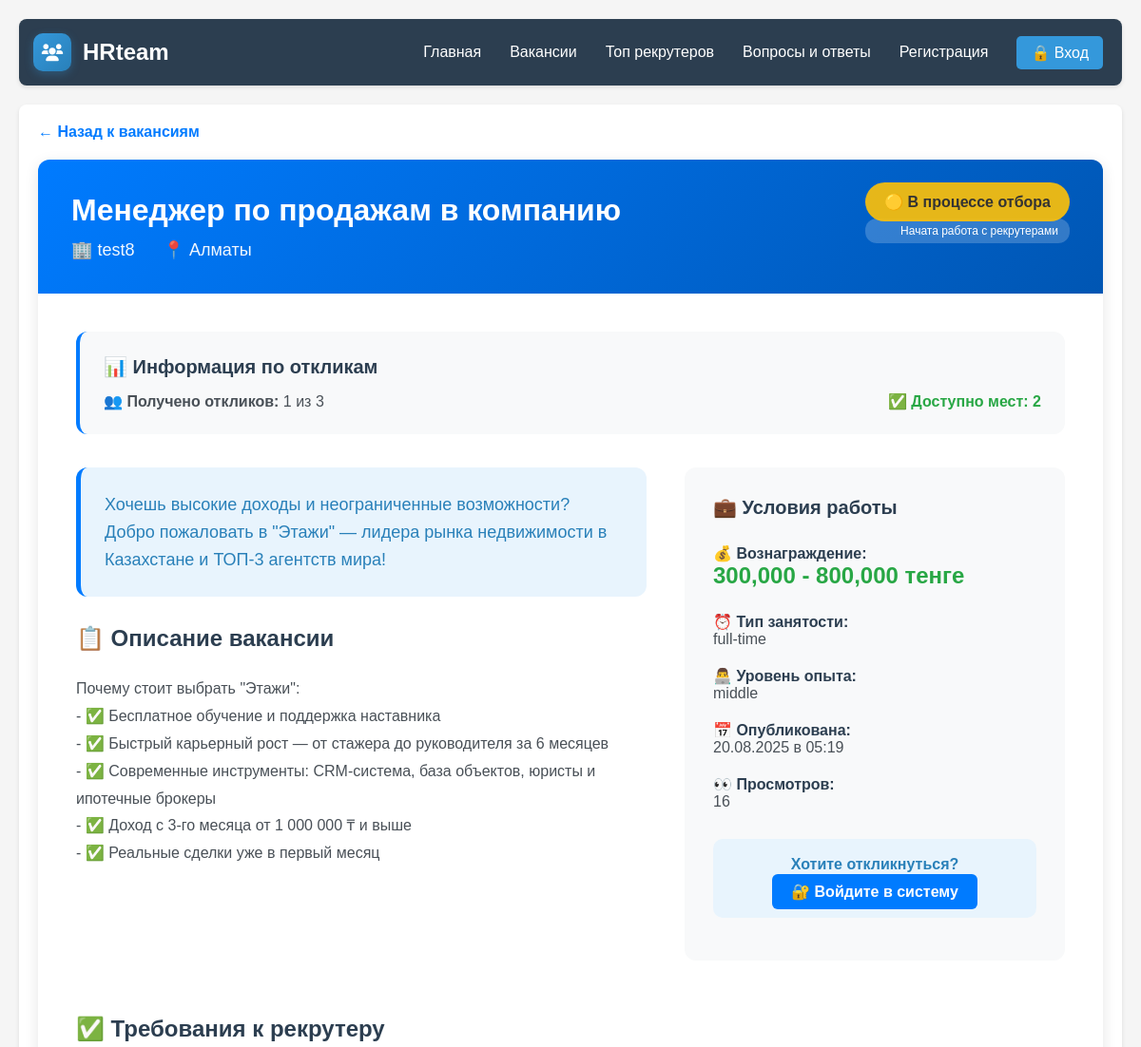
Before: /jobs/28d051af-7e58-4a4f-b785-2086a8b1a1ce (upper part) with the older database file.
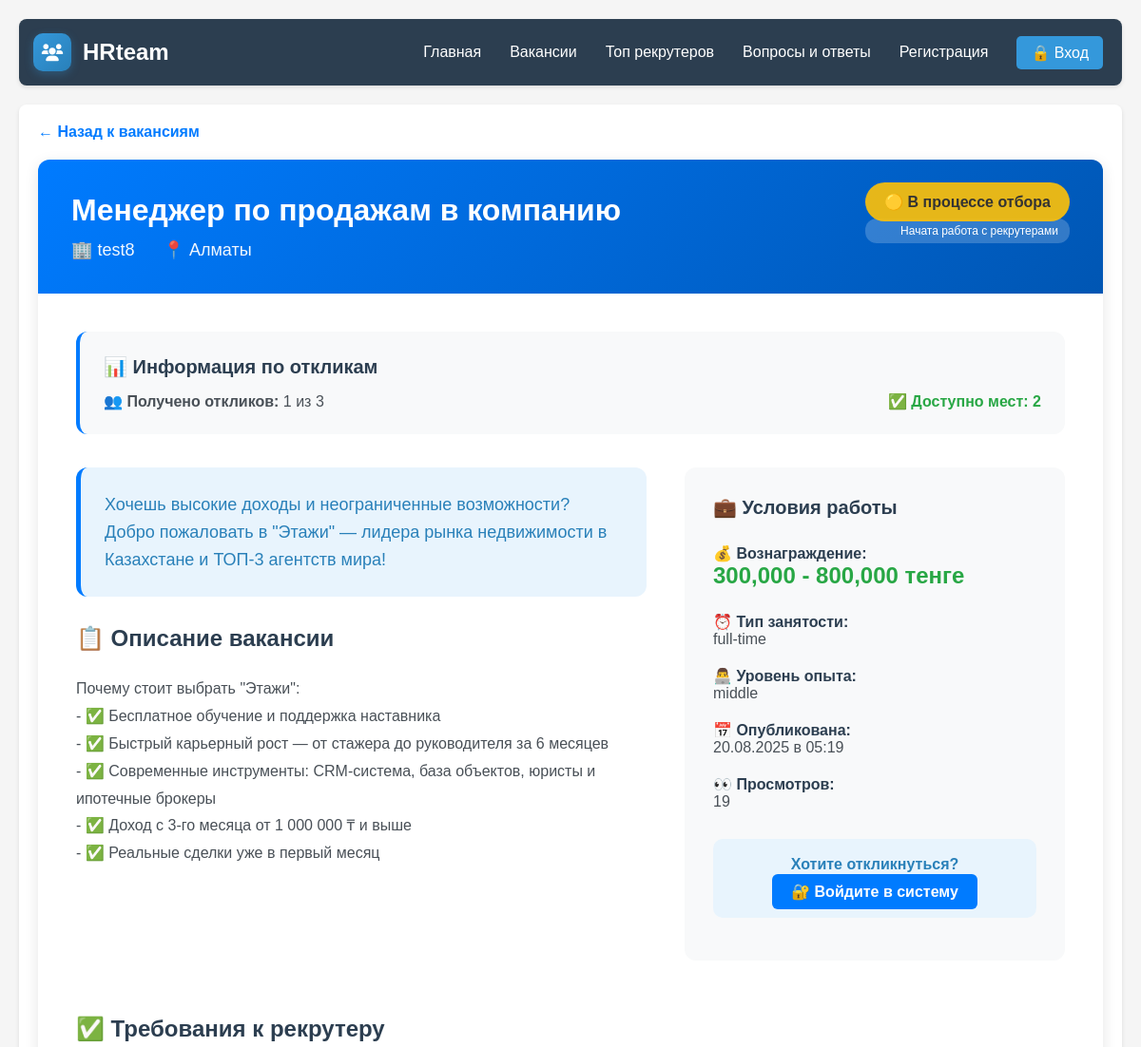
After: the same page with the newer database file.
### models.py (models this page shows)
class Job(Base):
    __tablename__ = "jobs"
    id = Column(String, primary_key=True, default=lambda: str(uuid.uuid4()))
    employer_id = Column(String, ForeignKey("users.id"))
    moderator_id = Column(String, ForeignKey("users.id"), nullable=True)
    title = Column(String, nullable=False)
    slug = Column(String, unique=True)  # для SEO-дружественных URL
    description = Column(Text, nullable=False)
    short_description = Column(String)
    requirements = Column(Text)
    benefits = Column(Text)
    responsibilities = Column(Text)
    location = Column(String)
    remote_work = Column(Boolean, default=False)
    employment_type = Column(String, default="full-time")  # full-time, part-time, contract, freelance
    experience_level = Column(String)  # junior, middle, senior, lead
    salary_min = Column(Integer)
    salary_max = Column(Integer)
    salary_currency = Column(String, default="тенге")
    salary_type = Column(String, default="monthly")  # monthly, hourly, project
    salary_negotiable = Column(Boolean, default=False)
    category = Column(String)  # IT, Marketing, Sales, etc.
    tags = Column(Text)  # JSON список тегов
    urgency = Column(String, default="normal")  # urgent, normal, low
    deadline = Column(DateTime)
    max_applications = Column(Integer, default=3)
    auto_reject_after_days = Column(Integer, default=30)
    featured = Column(Boolean, default=False)
    premium = Column(Boolean, default=False)
    status = Column(Enum(JobStatus), default=JobStatus.DRAFT)
    status_reason = Column(String)
    rejection_reason = Column(String)
    moderated_at = Column(DateTime)
    moderation_comment = Column(Text)
    views_count = Column(Integer, default=0)
    applications_count = Column(Integer, default=0)
    clicks_count = Column(Integer, default=0)
    avg_time_to_fill = Column(Integer)
    winner_application_id = Column(String)
    meta_title = Column(String)
    meta_description = Column(String)
    meta_keywords = Column(String)
    published_at = Column(DateTime)
    expires_at = Column(DateTime)
    filled_at = Column(DateTime)
    created_at = Column(DateTime, default=datetime.utcnow)
    updated_at = Column(DateTime, default=datetime.utcnow, onupdate=datetime.utcnow)
    deleted_at = Column(DateTime)
    employer = relationship("User", back_populates="jobs", foreign_keys=[employer_id])
    moderator = relationship("User", foreign_keys=[moderator_id])
    applications = relationship("Application", back_populates="job")
    payment = relationship("Payment", back_populates="job", uselist=False)

class User(Base):
    __tablename__ = "users"
    id = Column(String, primary_key=True, default=lambda: str(uuid.uuid4()))
    email = Column(String, unique=True, index=True, nullable=False)
    name = Column(String, nullable=False)
    hashed_password = Column(String, nullable=False)
    user_type = Column(Enum(UserType), nullable=False)
    first_name = Column(String)
    last_name = Column(String)
    phone = Column(String)
    location = Column(String)
    bio = Column(Text)
    avatar_url = Column(String)
    experience = Column(Text)
    specialization = Column(String)
    portfolio_url = Column(String)
    resume_url = Column(String)
    skills = Column(Text)  # JSON список навыков
    certifications = Column(Text)
    languages = Column(String)  # JSON список языков
    hourly_rate = Column(Float)
    availability = Column(String)  # full-time, part-time, freelance
    company = Column(String)
    company_size = Column(String)
    industry = Column(String)
    website = Column(String)
    company_description = Column(Text)
    tax_id = Column(String)
    is_verified = Column(Boolean, default=False)
    is_active = Column(Boolean, default=True)
    email_verified = Column(Boolean, default=False)
    phone_verified = Column(Boolean, default=False)
    verification_token = Column(String)
    reset_password_token = Column(String)
    reset_password_expires = Column(DateTime)
    last_login = Column(DateTime)
    last_activity = Column(DateTime)
    login_count = Column(Integer, default=0)
    profile_completion = Column(Integer, default=0)  # процент заполненности профиля
    email_notifications = Column(Boolean, default=True)
    sms_notifications = Column(Boolean, default=False)
    push_notifications = Column(Boolean, default=True)
    newsletter_subscription = Column(Boolean, default=True)
    created_at = Column(DateTime, default=datetime.utcnow)
    updated_at = Column(DateTime, default=datetime.utcnow, onupdate=datetime.utcnow)
    deleted_at = Column(DateTime)  # soft delete
    jobs = relationship("Job", back_populates="employer", foreign_keys="Job.employer_id")
    recruiter_applications = relationship("Application", back_populates="recruiter")
    sent_messages = relationship("Message", back_populates="sender", foreign_keys="Message.sender_id")
    received_messages = relationship("Message", back_populates="receiver", foreign_keys="Message.receiver_id")
    recruiter_ratings = relationship("RecruiterRating", back_populates="recruiter", foreign_keys="RecruiterRating.recruiter_id")
    employer_ratings = relationship("RecruiterRating", back_populates="employer", foreign_keys="RecruiterRating.employer_id")
    notifications = relationship("Notification", back_populates="user", foreign_keys="Notification.user_id")
    payments = relationship("Payment", back_populates="employer")

### main.py (the view)
@app.get("/jobs/{job_id}", response_class=HTMLResponse)
def job_detail(
    job_id: str,
    request: Request,
    db: Session = Depends(get_db),
    current_user: Optional[User] = Depends(get_current_user)
):
    unread_count = 0
    if current_user:
        unread_count = get_unread_notifications_count(db, current_user.id)
    job = db.query(Job).filter(Job.id == job_id).first()
    if not job:
        return RedirectResponse("/jobs", status_code=status.HTTP_404_NOT_FOUND)
    if job.status in [JobStatus.DRAFT, JobStatus.PENDING, JobStatus.REJECTED]:
        if not current_user or (current_user.user_type != UserType.ADMIN and current_user.id != job.employer_id):
            return RedirectResponse("/jobs", status_code=status.HTTP_404_NOT_FOUND)
    applications_count = db.query(Application).filter(Application.job_id == job_id).count()
    applications_left = max(0, job.max_applications - applications_count)
    user_applied = False
    if current_user and current_user.user_type == UserType.RECRUITER:
        user_applied = db.query(Application).filter(
            Application.job_id == job_id,
            Application.recruiter_id == current_user.id
        ).first() is not None
    can_apply = applications_left > 0 and job.status == JobStatus.OPEN and not user_applied
    return templates.TemplateResponse("job_detail.html", {
        "request": request,
        "job": job,
        "current_user": current_user,
        "unread_count": unread_count,
        "applications_count": applications_count,
        "applications_left": applications_left,
        "user_applied": user_applied,
        "can_apply": can_apply
    })

### templates/job_detail.html (shortened to what this page needs)
{% extends "base.html" %}
{% block content %}
<div style="max-width: 1200px; margin: 0 auto;">
  <div style="margin-bottom: 20px;">
    <a href="/jobs" style="color: #007bff; text-decoration: none; font-weight: 600;">← Назад к вакансиям</a>
  </div>
  <div style="background: white; border-radius: 12px; box-shadow: 0 4px 15px rgba(0,0,0,0.1); overflow: hidden;">
    <div style="background: linear-gradient(135deg, #007bff, #0056b3); color: white; padding: 35px;">
      <div style="display: flex; justify-content: space-between; align-items: start;">
        <div>
          <h1 style="margin: 0 0 12px 0; font-size: 32px; font-weight: 700;">{{ job.title }}</h1>
          <div style="font-size: 18px; opacity: 0.95;">
            <span>🏢 {{ job.employer.name }}</span>
            {% if job.location %}
              <span style="margin-left: 25px;">📍 {{ job.location }}</span>
            {% endif %}
          </div>
        </div>
        <div style="text-align: right;">
          {% if job.status.value == 'open' %}
            <span style="background: rgba(40,167,69,0.9); padding: 12px 20px; border-radius: 25px; font-size: 16px; font-weight: 600;">🟢 Открыта для откликов</span>
          {% elif job.status.value == 'paused' %}
            <span style="background: rgba(108,117,125,0.9); padding: 12px 20px; border-radius: 25px; font-size: 16px; font-weight: 600;">⏸️ Приостановлена</span>
          {% elif job.status.value == 'in_progress' %}
            <span style="background: rgba(255,193,7,0.9); color: #333; padding: 12px 20px; border-radius: 25px; font-size: 16px; font-weight: 600;">🟡 В процессе отбора</span>
          {% elif job.status.value == 'completed' %}
            <span style="background: rgba(220,53,69,0.9); padding: 12px 20px; border-radius: 25px; font-size: 16px; font-weight: 600;">🔴 Вакансия закрыта</span>
          {% elif job.status.value == 'archived' %}
            <span style="background: rgba(73,80,87,0.9); padding: 12px 20px; border-radius: 25px; font-size: 16px; font-weight: 600;">📁 Архивирована</span>
          {% endif %}
          {% if job.status_reason %}
            <div style="margin-top: 8px; background: rgba(255,255,255,0.2); padding: 6px 12px; border-radius: 12px; font-size: 12px;">
              {{ job.status_reason }}
            </div>
          {% endif %}
        </div>
      </div>
    </div>
    <div style="padding: 40px;">
      <div style="background: #f8f9fa; padding: 25px; border-radius: 12px; margin-bottom: 35px; border-left: 4px solid #007bff;">
        <h3 style="margin: 0 0 15px 0; color: #2c3e50; font-size: 20px;">📊 Информация по откликам</h3>
        <div style="display: flex; justify-content: space-between; align-items: center; font-size: 16px;">
          <span style="color: #495057;">
            <strong>👥 Получено откликов:</strong> {{ applications_count or 0 }} из {{ job.max_applications or 3 }}
          </span>
          {% if applications_left > 0 %}
            <span style="color: #28a745; font-weight: 600;">
              ✅ Доступно мест: {{ applications_left }}
            </span>
          {% else %}
            <span style="color: #dc3545; font-weight: 600;">
              🚫 Места заняты
            </span>
          {% endif %}
        </div>
      </div>
      <div style="display: grid; grid-template-columns: 3fr 2fr; gap: 40px; margin-bottom: 35px;">
        <div>
          {% if job.short_description %}
            <div style="background: #e8f4fd; padding: 25px; border-radius: 12px; margin-bottom: 30px; border-left: 5px solid #007bff;">
              <p style="margin: 0; font-size: 18px; color: #2980b9; font-weight: 500; line-height: 1.6;">{{ job.short_description }}</p>
            </div>
          {% endif %}
          <h3 style="color: #2c3e50; margin-bottom: 25px; font-size: 24px;">📋 Описание вакансии</h3>
          <div style="color: #495057; line-height: 1.8; margin-bottom: 35px; font-size: 16px;">
            {{ job.description|replace('\n', '<br>')|safe }}
          </div>
        </div>
        <div style="background: #f8f9fa; padding: 30px; border-radius: 12px; height: fit-content;">
          <h4 style="margin-top: 0; color: #2c3e50; font-size: 20px;">💼 Условия работы</h4>
          <div style="margin-bottom: 25px;">
            <strong style="color: #2c3e50; font-size: 16px;">💰 Вознаграждение:</strong><br>
            <span style="font-size: 24px; color: #28a745; font-weight: bold;">
              {{ "{:,}".format(job.salary_min) }} - {{ "{:,}".format(job.salary_max) }} {{ job.salary_currency or 'тенге' }}
            </span>
          </div>
          {% if job.employment_type %}
            <div style="margin-bottom: 20px;">
              <strong style="color: #2c3e50;">⏰ Тип занятости:</strong><br>
              <span style="color: #495057;">{{ job.employment_type }}</span>
            </div>
          {% endif %}
          {% if job.experience_level %}
            <div style="margin-bottom: 20px;">
              <strong style="color: #2c3e50;">👨‍💻 Уровень опыта:</strong><br>
              <span style="color: #495057;">{{ job.experience_level }}</span>
            </div>
          {% endif %}
          <div style="margin-bottom: 20px;">
            <strong style="color: #2c3e50;">📅 Опубликована:</strong><br>
            <span style="color: #495057;">{{ job.created_at.strftime('%d.%m.%Y в %H:%M') }}</span>
          </div>
          <div style="margin-bottom: 20px;">
            <strong style="color: #2c3e50;">👀 Просмотров:</strong><br>
            <span style="color: #495057;">{{ job.views_count or 0 }}</span>
          </div>
          <div style="margin-top: 30px;">
            {% if current_user and current_user.user_type.value == 'recruiter' %}
              {% if user_applied %}
                <div style="background: #d4edda; color: #155724; padding: 18px; text-align: center; border-radius: 10px; margin-bottom: 15px; font-weight: 600; font-size: 16px;">
                  ✅ Вы уже откликнулись
                </div>
                <div style="background: #f8f9fa; padding: 15px; border-radius: 8px; text-align: center; color: #6c757d; font-size: 14px;">
                  Ожидайте ответа от работодателя
                </div>
              {% elif job.status.value == 'paused' %}
                <div style="background: #fff3cd; color: #856404; padding: 18px; text-align: center; border-radius: 10px; margin-bottom: 15px; font-weight: 600; font-size: 16px;">
                  ⏸️ Вакансия приостановлена
                </div>
              {% elif job.status.value in ['completed', 'archived'] %}
                <div style="background: #f8d7da; color: #721c24; padding: 18px; text-align: center; border-radius: 10px; margin-bottom: 15px; font-weight: 600; font-size: 16px;">
                  🔒 Вакансия закрыта
                </div>
              {% elif not can_apply %}
                {% if applications_left == 0 %}
                  <div style="background: #f8d7da; color: #721c24; padding: 18px; text-align: center; border-radius: 10px; margin-bottom: 15px; font-weight: 600; font-size: 16px;">
                    🚫 Все места заняты
                  </div>
                {% else %}
                  <div style="background: #fff3cd; color: #856404; padding: 18px; text-align: center; border-radius: 10px; margin-bottom: 15px; font-weight: 600; font-size: 16px;">
                    ⚠️ Отклик недоступен
                  </div>
                {% endif %}
              {% else %}
                <a href="/jobs/{{ job.id }}/apply" style="display: block; background: linear-gradient(135deg, #28a745, #20c997); color: white; padding: 18px; text-align: center; border-radius: 10px; text-decoration: none; font-weight: bold; margin-bottom: 15px; transition: all 0.3s; font-size: 16px;">
                  ✋ Откликнуться на вакансию
                </a>
                {% if applications_left > 0 %}
                  <div style="background: #e8f5e8; padding: 12px; border-radius: 8px; text-align: center; color: #28a745; font-size: 13px; font-weight: 600;">
                    🔥 Осталось {{ applications_left }} {% if applications_left == 1 %}место{% else %}места{% endif %}!
                  </div>
                {% endif %}
              {% endif %}
            {% elif not current_user %}
              <div style="background: #e8f4fd; padding: 18px; text-align: center; border-radius: 10px; margin-bottom: 15px;">
                <div style="color: #2980b9; font-weight: 600; margin-bottom: 10px;">Хотите откликнуться?</div>
                <a href="/login" style="background: #007bff; color: white; padding: 10px 20px; border-radius: 6px; text-decoration: none; font-weight: 600;">
                  🔐 Войдите в систему
                </a>
              </div>
            {% endif %}
          </div>
        </div>
      </div>
      {% if job.requirements %}
        <div style="margin-bottom: 35px;">
          <h3 style="color: #2c3e50; margin-bottom: 25px; font-size: 24px;">✅ Требования к рекрутеру</h3>
        </div>
      {% endif %}
    </div>
  </div>
</div>
{% endblock %}

Changed rows visible on the page:
changed Job "Менеджер по продажам в компанию": views_count "16" → "19"
